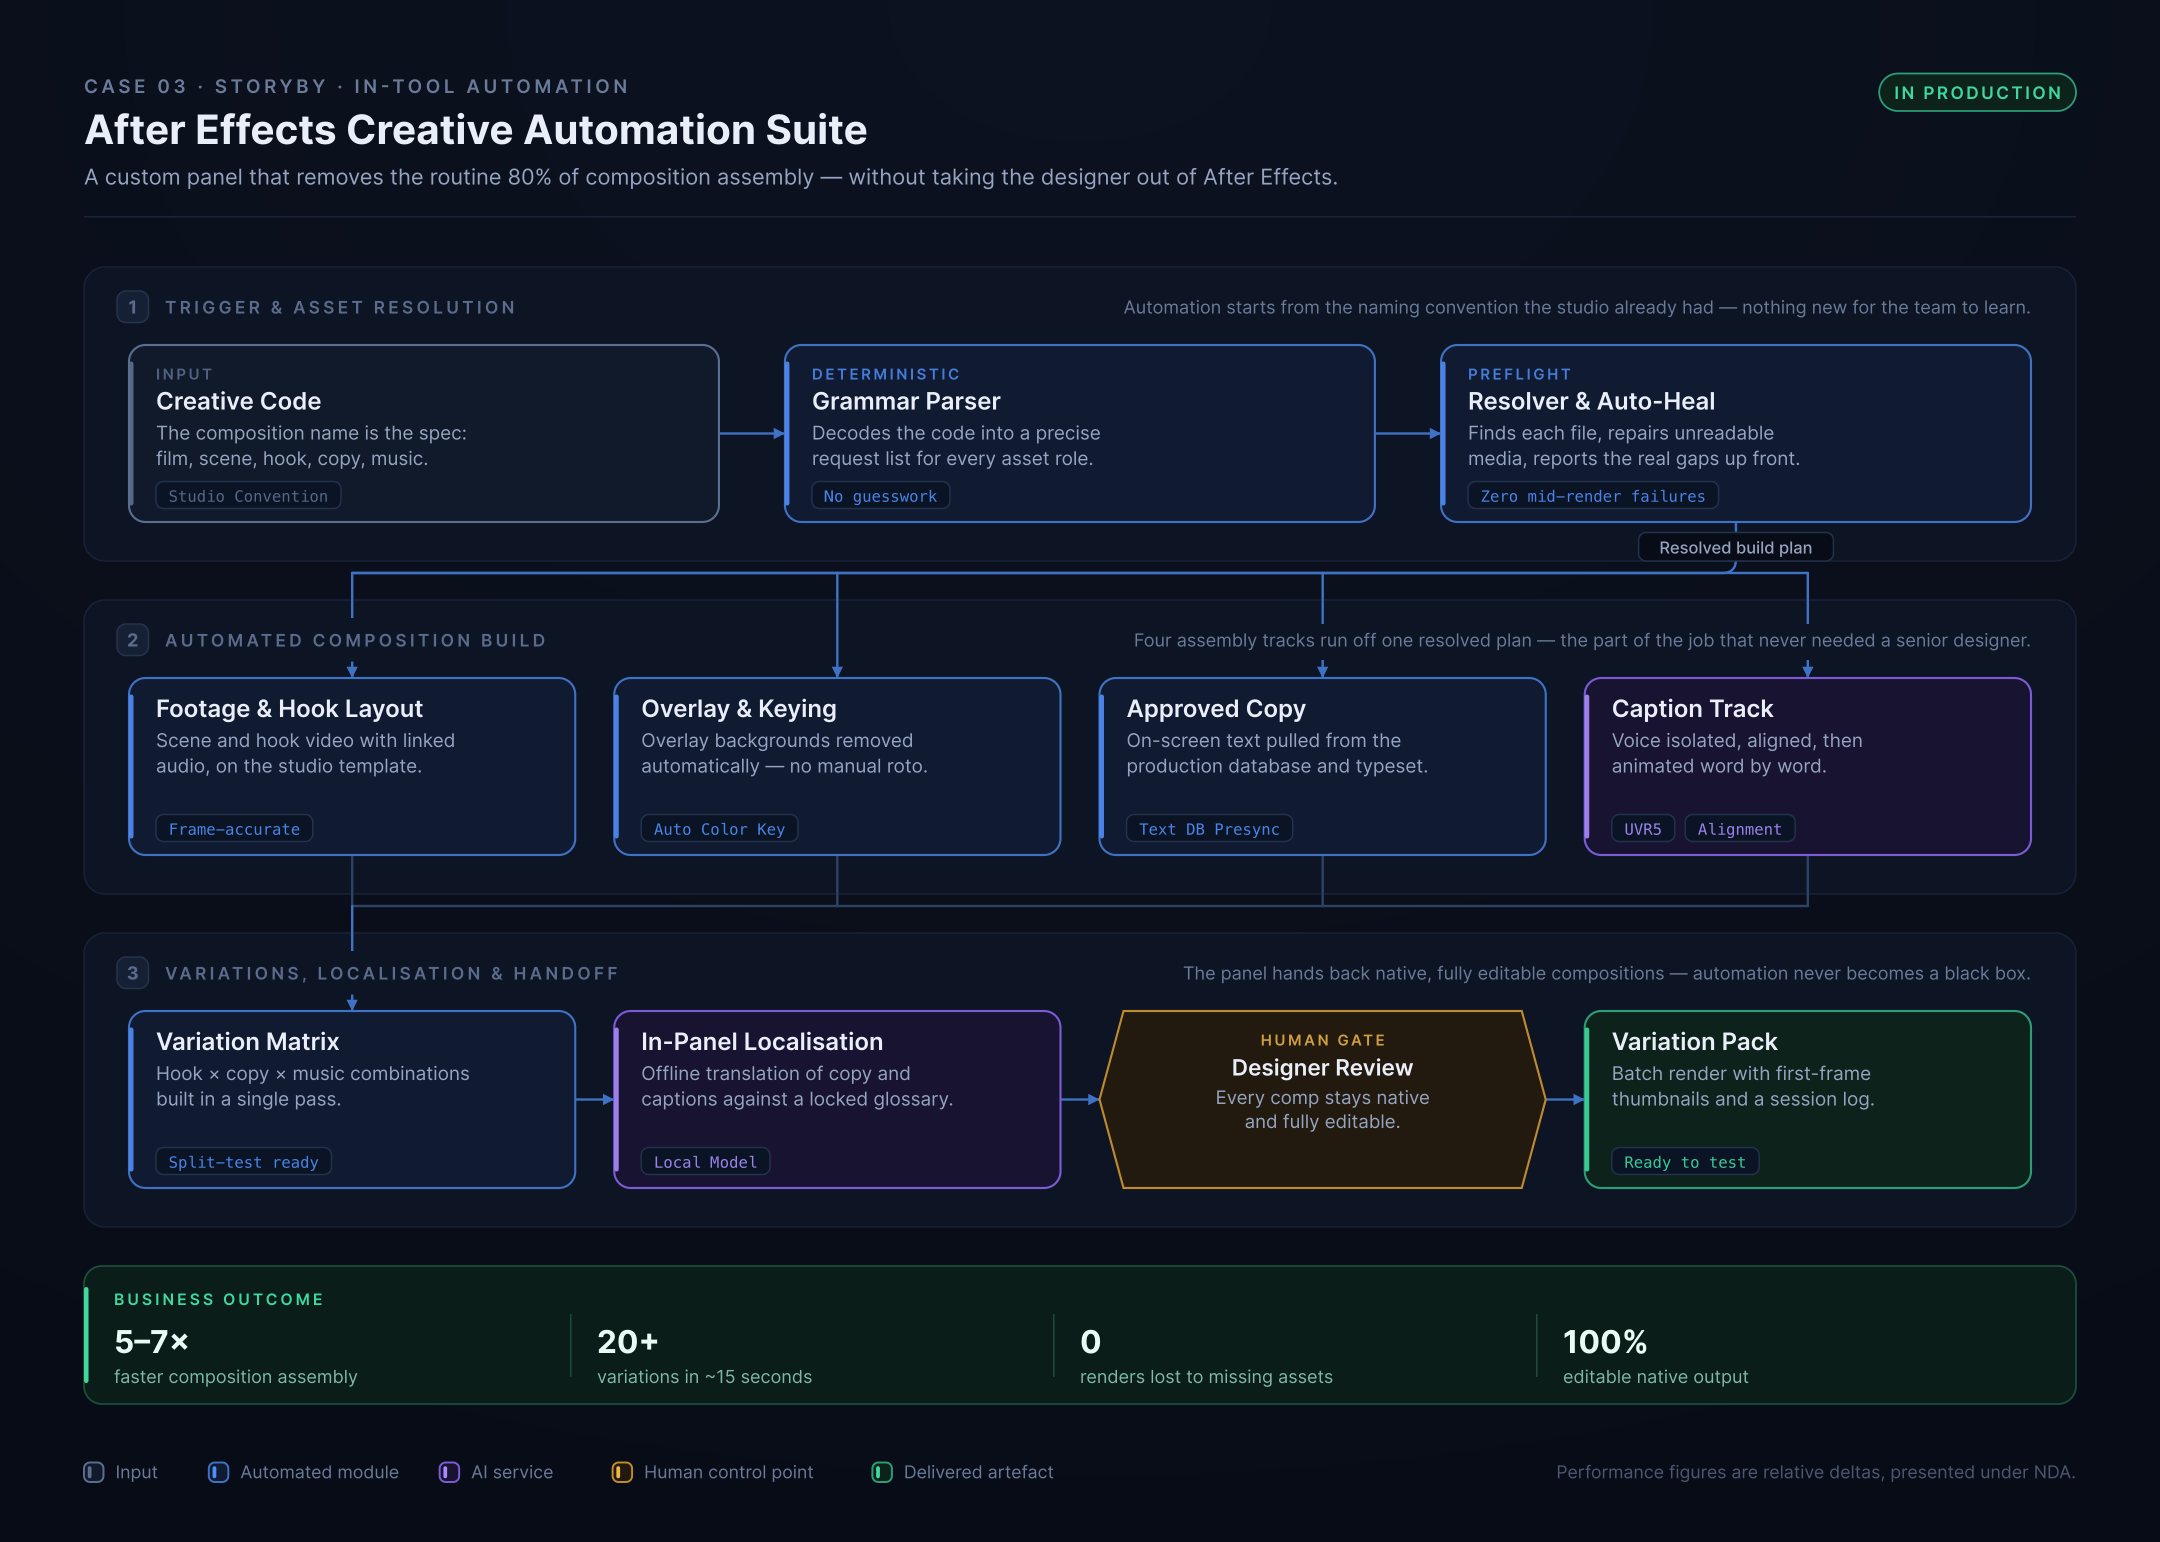

Python code for this plot:
#!/usr/bin/env python3
"""Case 3 — After Effects Creative Automation Suite (custom CEP panel)."""
import sys, os
sys.path.insert(0, os.path.dirname(os.path.abspath(__file__)))
from svgkit import Diagram, row, WIRE, WIRE_MAIN, WIRE_SOFT, ROLES, INK_3

W, M = 1440, 56
LX, LW = M, W - 2 * M
PAD, HEAD, GAP = 30, 52, 26
X0, X1 = LX + PAD, LX + LW - PAD

d = Diagram(W, 10)
d.header(
    M, 62,
    "CASE 03 · STORYBY · IN-TOOL AUTOMATION",
    "After Effects Creative Automation Suite",
    "A custom panel that removes the routine 80% of composition assembly — without taking the designer out of After Effects.",
    status="IN PRODUCTION", status_role="output",
)

cur = 178


def lane(label, index, card_h, note=None):
    global cur
    h = HEAD + card_h + 26
    y = cur
    d.lane(LX, y, LW, h, label, index=index)
    if note:
        d.note(X1, y + 31, note, anchor="end", plate=True)
    cur = y + h + GAP
    return y + HEAD, y


# ── 1 · trigger and asset resolution ────────────────────────────────────────
c1, y1 = lane("Trigger & Asset Resolution", 1, 118,
              "Automation starts from the naming convention the studio already had — nothing new for the team to learn.")
rc = row(X0, X1, 3, 44)
code = d.card(rc[0][0], c1, rc[0][1], 118, "Creative Code",
              ["The composition name is the spec:", "film, scene, hook, copy, music."],
              role="source", tag="Input", chips=["Studio Convention"])
parse = d.card(rc[1][0], c1, rc[1][1], 118, "Grammar Parser",
               ["Decodes the code into a precise", "request list for every asset role."],
               tag="Deterministic", chips=["No guesswork"])
heal = d.card(rc[2][0], c1, rc[2][1], 118, "Resolver & Auto-Heal",
              ["Finds each file, repairs unreadable", "media, reports the real gaps up front."],
              tag="Preflight", chips=["Zero mid-render failures"])
d.across(code, parse, color=WIRE_MAIN)
d.across(parse, heal, color=WIRE_MAIN)

# ── 2 · automated composition build ─────────────────────────────────────────
c2, y2 = lane("Automated Composition Build", 2, 118,
              "Four assembly tracks run off one resolved plan — the part of the job that never needed a senior designer.")
bc = row(X0, X1, 4, 26)
foot = d.card(bc[0][0], c2, bc[0][1], 118, "Footage & Hook Layout",
              ["Scene and hook video with linked", "audio, on the studio template."],
              chips=["Frame-accurate"])
keyed = d.card(bc[1][0], c2, bc[1][1], 118, "Overlay & Keying",
               ["Overlay backgrounds removed", "automatically — no manual roto."],
               chips=["Auto Color Key"])
copyd = d.card(bc[2][0], c2, bc[2][1], 118, "Approved Copy",
               ["On-screen text pulled from the", "production database and typeset."],
               chips=["Text DB Presync"])
caps = d.card(bc[3][0], c2, bc[3][1], 118, "Caption Track",
              ["Voice isolated, aligned, then", "animated word by word."],
              role="ai", chips=["UVR5", "Alignment"])
b1 = y2 - GAP / 2 - 5
d.wire([heal.bottom(), (heal.cx, b1), (foot.cx, b1)], color=WIRE_MAIN, arrow=False,
       label="Resolved build plan", label_at=(heal.cx, (c1 + 118 + b1) / 2))
d.wire([(foot.cx, b1), (caps.cx, b1)], color=WIRE_MAIN, arrow=False)
for m in (foot, keyed, copyd, caps):
    d.wire([(m.cx, b1), m.top()], color=WIRE_MAIN)

# ── 3 · variations, localisation, handoff ───────────────────────────────────
c3, y3 = lane("Variations, Localisation & Handoff", 3, 118,
              "The panel hands back native, fully editable compositions — automation never becomes a black box.")
vc = row(X0, X1, 4, 26)
matrix = d.card(vc[0][0], c3, vc[0][1], 118, "Variation Matrix",
                ["Hook × copy × music combinations", "built in a single pass."],
                chips=["Split-test ready"])
lang = d.card(vc[1][0], c3, vc[1][1], 118, "In-Panel Localisation",
              ["Offline translation of copy and", "captions against a locked glossary."],
              role="ai", chips=["Local Model"])
review = d.gate(vc[2][0], c3, vc[2][1], 118, "Designer Review",
                ["Every comp stays native", "and fully editable."], tag="Human gate")
pack = d.card(vc[3][0], c3, vc[3][1], 118, "Variation Pack",
              ["Batch render with first-frame", "thumbnails and a session log."],
              role="output", chips=["Ready to test"])
b2 = y3 - GAP / 2 - 5
for m in (foot, keyed, copyd, caps):
    d.wire([m.bottom(), (m.cx, b2)], color=WIRE_SOFT, arrow=False)
d.wire([(foot.cx, b2), (caps.cx, b2)], color=WIRE_SOFT, arrow=False)
d.wire([(matrix.cx, b2), matrix.top()], color=WIRE_MAIN)
d.across(matrix, lang, color=WIRE_MAIN)
d.across(lang, review, color=WIRE_MAIN)
d.across(review, pack, color=WIRE_MAIN)

# ── outcome + legend ────────────────────────────────────────────────────────
d.outcome(LX, cur, LW, [
    ("5–7×", "faster composition assembly"),
    ("20+", "variations in ~15 seconds"),
    ("0", "renders lost to missing assets"),
    ("100%", "editable native output"),
])
d.legend(LX, cur + 92 + 48, [
    ("Input", "source"),
    ("Automated module", "system"),
    ("AI service", "ai"),
    ("Human control point", "human"),
    ("Delivered artefact", "output"),
], extra="Performance figures are relative deltas, presented under NDA.")

d.h = cur + 92 + 48 + 44
d.frame()
p = os.path.join(os.path.dirname(os.path.abspath(__file__)), "case3_ae_automation_suite.svg")
d.save(p)
print(p, d.h)
